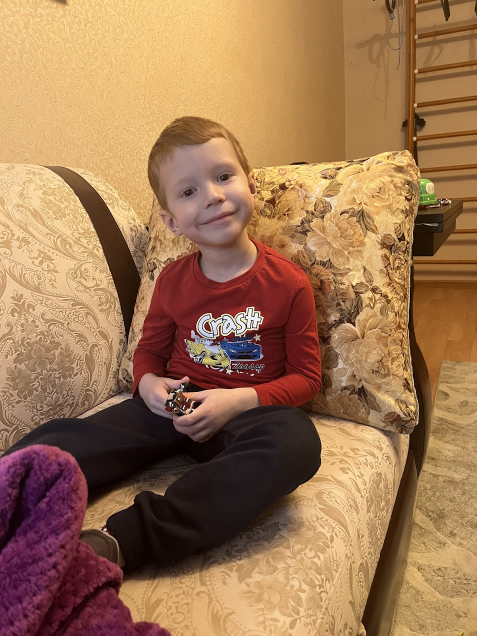
#> input picture IMG_1.jpg, 953 x 1271 px, given as the content of the folder E:/Py/Picture/, which was not available (shown at 1/2 size)
$ python 5.py
#> lines starting #> are read from the running program, lines starting #| are printed output that depends on the picture; after the words box and inside, x2 and y2 are one past the last pixel; in counts of white or black regions, pixels touching at a corner belong together; pictures that were not available may be replaced by others from this repository, and a replacement may not be noted
import cv2
import os
import csv


def count_objects(img):
    img = cv2.imread(img)
    gray = cv2.cvtColor(img, cv2.COLOR_BGR2GRAY)  # преобразование в цветовой диапазон серого
    edges = cv2.Canny(gray, 50, 150)  # извлечение контуров с помощью алгоритма Canny
    contours, hierarchy = cv2.findContours(edges, cv2.RETR_EXTERNAL, cv2.CHAIN_APPROX_SIMPLE)
    return len(contours)


def save_img_with_cnt(img):
    img = cv2.imread(img)
    gray = cv2.cvtColor(img, cv2.COLOR_BGR2GRAY)  # преобразование в цветовой диапазон серого
    edges = cv2.Canny(gray, 50, 150)  # извлечение контуров с помощью алгоритма Canny
    contours, hierarchy = cv2.findContours(edges, cv2.RETR_EXTERNAL, cv2.CHAIN_APPROX_SIMPLE)
    cnt = len(contours)

    if cnt > 0:
        img_cnt = cv2.drawContours(img, contours, -1, (0, 255, 0), 3)
    else:
        img_cnt = img

    return img_cnt, cnt


def main():
    folder_path = r'E:\\Py\\Picture\\'  # change the path to your folder with images
    save_folder = r'E:\\Py\\Out\\'  # change this path for saving counted images and csv file
    os.makedirs(save_folder, exist_ok=True)

    img_list = [f for f in os.listdir(folder_path) if f[-3:].lower() == 'jpg']  # create list of jpg files in the folder

    with open(os.path.join(save_folder, r'E:\\Py\\Out\\output.csv'), 'a', newline='') as csvfile:
        writer = csv.writer(csvfile)
        for img in img_list:
            img_path = os.path.join(folder_path, img)
            count = count_objects(img_path)
#> in count_objects, img is the input picture: shape (1271, 953, 3); mean B, G, R 81.6, 117, 158.1
#> in count_objects, `gray = cv2.cvtColor(img, cv2.COLOR_BGR2GRAY)`:
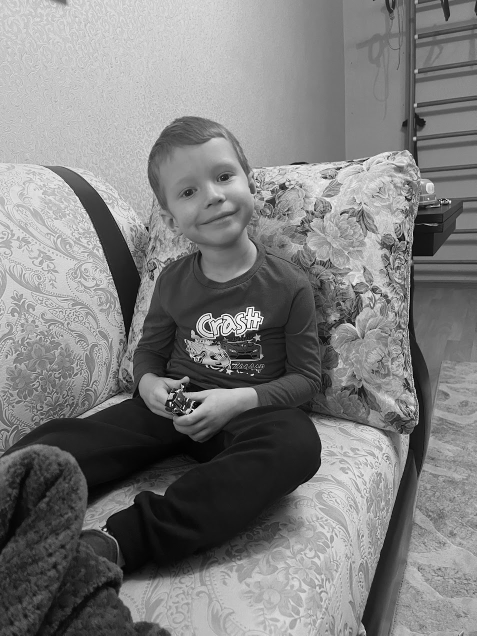
#> gray: shape (1271, 953) (shown at 1/2 size); min 0, max 255, mean 125.2
#> in count_objects, `edges = cv2.Canny(gray, 50, 150)`:
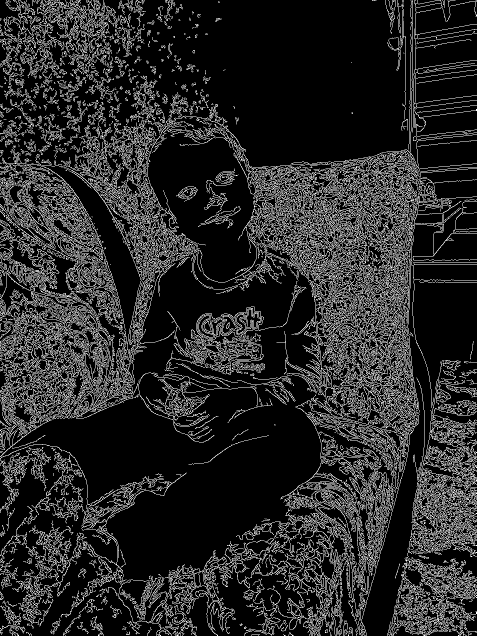
#> edges: shape (1271, 953) (shown at 1/2 size); 15.9% white in thin lines or dots
#> in count_objects, `contours, hierarchy = cv2.findContours(edges, cv2.RETR_EXTERNAL, cv2.C..`: contours = 4541 contours, 3983 with area under 20; largest, box (x1, y1, x2, y2) and area: (739, 301, 953, 438) 3629, (593, 979, 703, 1105) 2744, (700, 606, 811, 819) 2616, (627, 540, 815, 669) 2598, (392, 624, 524, 677) 1890
#> count = 4541
            img_cnt, cnt = save_img_with_cnt(img_path)
#> in save_img_with_cnt, `img_cnt = cv2.drawContours(img, contours, -1, (0, 255, 0), 3)`:
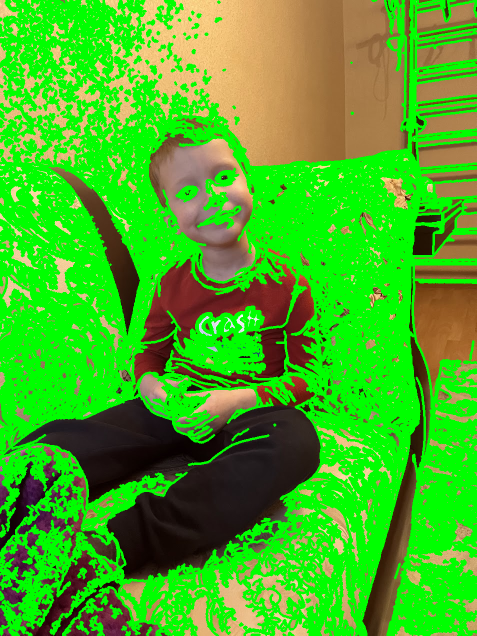
#> img_cnt: shape (1271, 953, 3) (shown at 1/2 size); mean B, G, R 33.9, 177.4, 69
#> cnt = 4541

            if cnt > 0:
                cv2.imwrite(os.path.join(save_folder, f'{os.path.splitext(img)[0]}.jpg'),
                            img_cnt)  # save image with counted contours
            writer.writerow([img, count])  # write to csv file

    print('Выполнено, все объекты найдены!')


if __name__ == '__main__':
    main()
